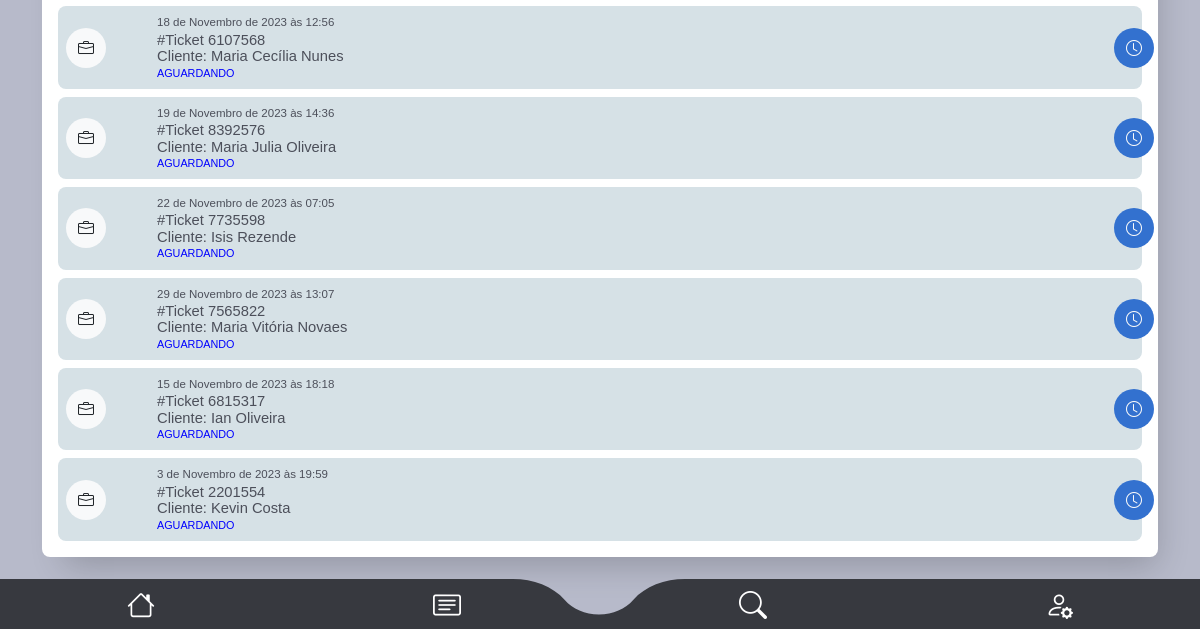
The app's page /main/tela_busca_resultado/ (signed in, lower part), older data.
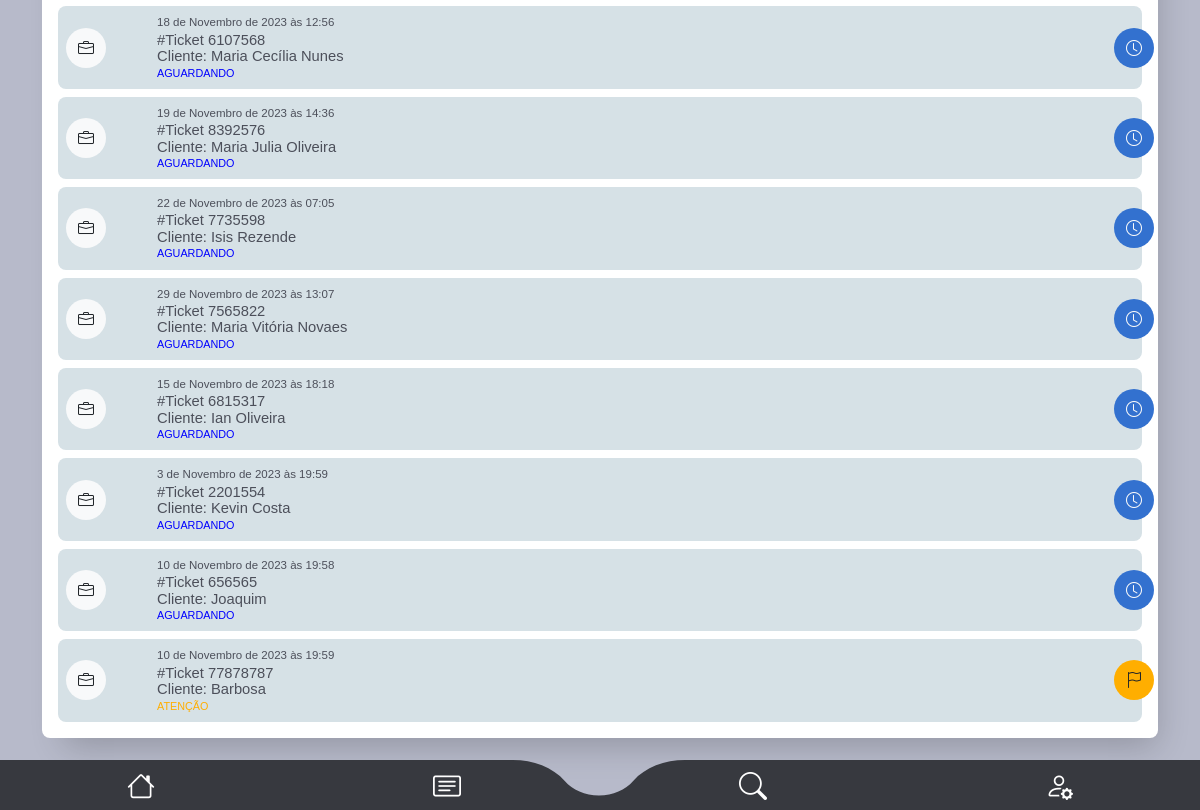
The same page, newer data.
### staff/models.py (models this page shows, shortened)
class OrdemDeServico(models.Model):
    ticket = models.CharField(max_length=200, unique=True)
    tecnico = models.ForeignKey(
        CustomUser, on_delete=models.CASCADE, related_name="ordens_técnico"
    )
    staff = models.ForeignKey(
        CustomUser, on_delete=models.CASCADE, related_name="ordens_staff"
    )
    descricao = models.TextField(max_length=600)
    previsao_chegada = models.DateTimeField(editable=True)
    previsao_execucao = models.DateTimeField(editable=True)
    material = models.CharField(max_length=100, validators=[MinLengthValidator(3)])
    equipamento = models.CharField(max_length=100, validators=[MinLengthValidator(3)])
    data_criacao = models.DateTimeField(auto_now_add=True)
    cliente = models.ForeignKey(Cliente, on_delete=models.CASCADE)
    contrato = models.CharField(max_length=700, null=True, blank=True)
    atividade = models.CharField(max_length=50, choices=ACTIVITY_CHOICES)
    status_tecnico = models.CharField(max_length=50, choices=TECNICAL_CHOICES)
    status = models.CharField(
        max_length=10, choices=STATUS_CHOICES, default="Aguardando"
    )
    atraso_em_minutos = models.CharField(
        max_length=50, null=True, blank=True, choices=ATRASO_CHOICES
    )
    atraso_descricao = models.TextField(max_length=400, null=True, blank=True)
    descricao_reagendamento = models.TextField(max_length=400, null=True, blank=True)
    vezes_reagendada = models.IntegerField(default=0)

class Cliente(models.Model):
    nome = models.CharField(max_length=50, validators=[MinLengthValidator(3)])
    rg = models.CharField(max_length=12, validators=[MinLengthValidator(3)])
    endereco = models.ForeignKey(Endereco, on_delete=models.CASCADE)
    telefone1 = models.CharField(max_length=15, validators=[MinLengthValidator(3)])
    telefone2 = models.CharField(max_length=15, validators=[MinLengthValidator(3)])

### main/views.py (the view, shortened to what this page needs)
@user_passes_test(is_tecnico)
def tela_busca_resultado(request):
    ordens = OrdemDeServico.objects.filter(
        tecnico=request.user,
        status__in=["Atenção", "Urgente", "Aguardando", "Concluído"],
    )
    return render(request, "tela_busca_resultado.html", {"ordens": ordens})

### main/helpers.py (called while the page is built)
def is_tecnico(user):
    return user.groups.filter(name="Técnico").exists()

### main/templates/tela_busca_resultado.html (shortened to what this page needs)
{% extends "base2.html" %}
{%load static%}
{% block rest %}
<section id="oc_lista">
    <div class="container">
      <div class="listas_here box-shadow">
        <div class="tab-content" id="pills-tabContent">
            <div class="tab-pane pt-3 fade show active" id="pills-01" role="tabpanel" aria-labelledby="pills-home-tab" tabindex="0">
        {% if ordens %}
            {% for ordem in ordens %}
              <div class="oc_lista_item">
                <a href="{% url 'os_detail' ordem.id %}" class="a-whole"></a>
                <div class="row">
                    <div class="col-2 col-md-1">
                        <div class="icon bg-light"><i class="bi bi-briefcase text-dark"></i></div>
                    </div>
                    <div class="col-9 col-md-11">
                        <div class="oc_l_data color04 font-light">{{ordem.previsao_chegada}}</div>
                        <div class="oc_l_nome font-medium color04">#Ticket {{ordem.ticket}}</div>
                        <div class="oc_l_nome font-medium color04">Cliente: {{ordem.cliente.nome}}</div>
                        <div class="oc_l_status font-medium {% if ordem.status == 'Urgente' %}color-red{% elif ordem.status == 'Atenção' %}color-yellow{% elif ordem.status == 'Aguardando' %}color-blue{% elif ordem.status == 'Concluído' %}color-green{% endif %}">{{ ordem.status }}</div>
                    </div>
                    {% if ordem.status == "Urgente" %}
                    <div class="status_icon bg05 text-light">
                        <i class="bi bi-exclamation-triangle-fill"></i>
                    </div>
                {% elif ordem.status == "Atenção" %}
                    <div class="status_icon bg06 text-dark">
                        <i class="bi bi-flag"></i>
                    </div>
                {% elif ordem.status == "Aguardando" %}
                    <div class="status_icon bg01 text-light">
                        <i class="bi bi-clock"></i>
                    </div>
                    {% elif ordem.status == "Concluído" %}
                    <div class="status_icon bg02 text-light">
                      <i class="bi bi-check-circle"></i>
                  </div>
                {% endif %}
                </div>
              </div>
              {% endfor %}
            {% endif %}
            </div>
        </div>
    </div>
    </div>
  </section>
{% endblock %}

Row changes from the older to the newer data that the page shows:
added OrdemDeServico: previsao_chegada "10 de Novembro de 2023 às 19:58", ticket "656565", cliente.nome "Joaquim", status "AGUARDANDO"
added OrdemDeServico: previsao_chegada "10 de Novembro de 2023 às 19:59", ticket "77878787", cliente.nome "Barbosa", status "ATENÇÃO"
